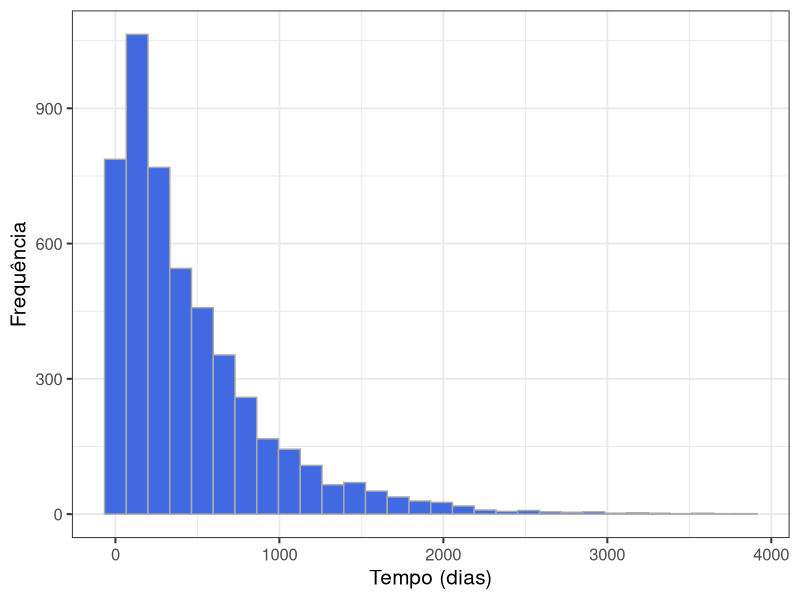
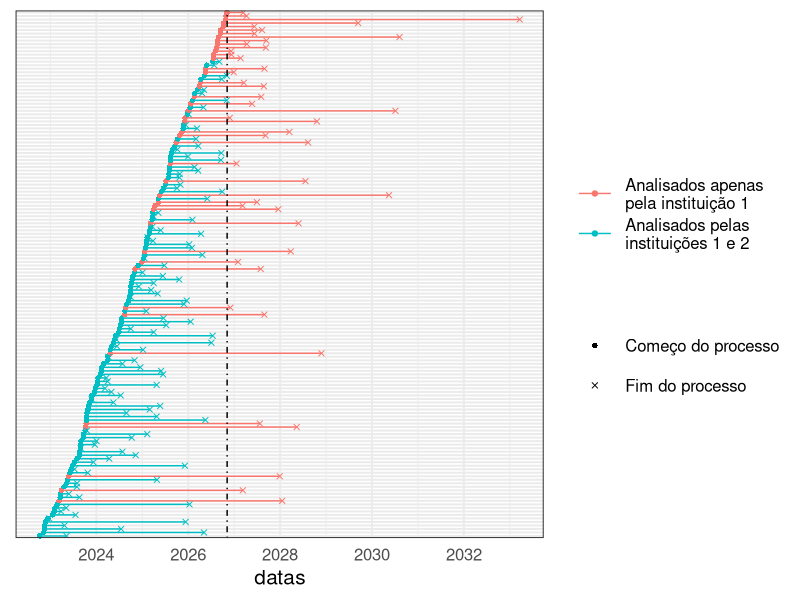
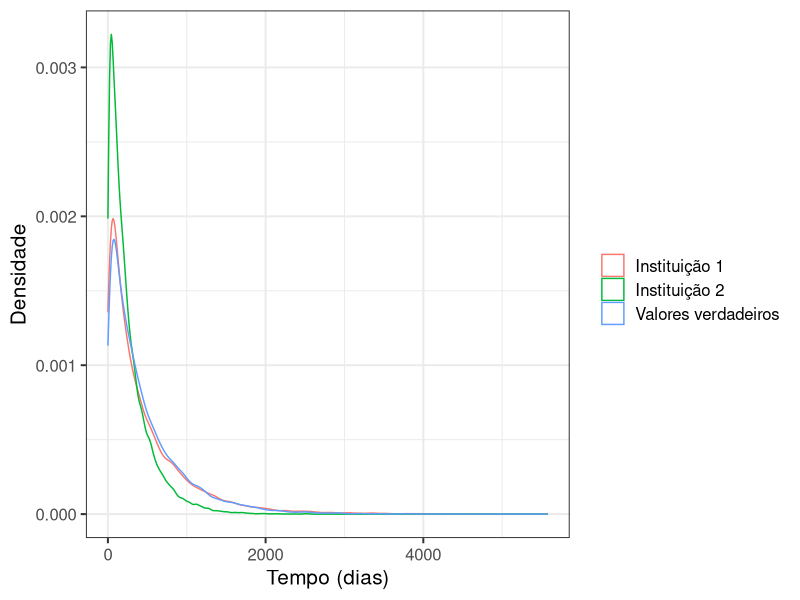

Write R code to recreate these figures, in order.
## ---- chunk 1

knitr::opts_chunk$set(echo = F,
                      warning = F,
                      message = F,
                      fig.align = 'center')

## ---- chunk 2

library(dplyr)
library(tidyr)
library(ggplot2)

a <- 0.95
b <- 450
N <- 150
amostra <- rweibull(N, a, b)

datas <- sort(sample(seq(Sys.Date()-N*10, Sys.Date(), 1), N))

d0 <- data.frame(datas, amostra) %>% 
  mutate(data_final = datas+floor(amostra),
         id = factor(1:n()),
         obs = data_final > Sys.Date(),
         tempo = Sys.Date() - datas,
         censor = !obs,
         tempo = ifelse(obs, tempo, amostra))

observados <- d0$amostra[!d0$obs]

d <- d0%>% 
  gather(tipo, datas, contains("data")) %>% 
  select(-amostra)

## ---- chunk 3

N <- 5000
amostra <- rweibull(N, a, b)

data_frame(`Média` = mean(amostra), `Desvio Padrão` = sd(amostra)) %>% 
  knitr::kable(digits = 2)

## ---- chunk 4

N2 <- 5000
amostra <- rweibull(N2, a, b)

data_frame(tempo = amostra) %>% 
  ggplot(aes(x = tempo)) +
  geom_histogram(fill = 'royalblue',
                 color = 'darkgrey') +
  theme_bw(15) +
  xlab("Tempo (dias)") +
  ylab("Frequência")

comeco <- format(Sys.Date() - 10*N, '%d/%m/%Y')
hoje <- format(Sys.Date(), '%d/%m/%Y')

## ---- chunk 5

shape_data_final <- c("Fim do processo", "Começo do processo")

hoje <- Sys.Date()

d %>% 
  mutate(obs = ifelse(obs, "Analisados apenas\npela instituição 1",
                      "Analisados pelas\ninstituições 1 e 2"),
         tipo = ifelse(tipo == 'data_final',
                       shape_data_final[1],
                       shape_data_final[2])) %>% 
  ggplot(aes(x = id, y = datas, group = id,
             shape = tipo, color = obs)) +
  geom_path() +
  geom_point() +
  geom_hline(yintercept = as.numeric(hoje), linetype = 4) +
  coord_flip() +
  theme_bw(15) +
  scale_color_hue(name = '') +
  scale_shape_manual(name = '', values = c(16,4)) +
  theme(axis.ticks = element_blank(),
        axis.text.y = element_blank(),
        axis.title.y = element_blank(),
        legend.key.size = unit(2, 'lines'))

## ---- chunk 6

library(survival)

d0 <- filter(d0, tempo > 0)

fit1 <- survreg(Surv(tempo, censor) ~ 1, dist = 'weibull', data = d0)
  
fit2 <- survreg(Surv(observados) ~ 1, dist = 'weibull')

a_1 <- 1/fit1$scale 
a_2 <- 1/fit2$scale
b_1 <- exp(fit1$coefficients[1])
b_2 <- exp(fit2$coefficients[1])

media_1 <- b_1*gamma(1+1/a_1)
media_2 <- b_2*gamma(1+1/a_2)
sd_1 <- sqrt(b_1^2*(gamma(1+2/a_1)-gamma(1+1/a_1))^2)
sd_2 <- sqrt(b_2^2*(gamma(1+2/a_2)-gamma(1+1/a_2))^2)

media_real <- b*gamma(1+1/a)
sd_real <- sqrt(b^2*(gamma(1+2/a)-gamma(1+1/a))^2)
  
tabela_resumo <- data_frame(` ` =  c("Instituição 1", "Instituição 2", "Valores reais"),
                            `Média` = c(media_1, media_2, media_real),
                            `Desvio padrão` = c(sd_1, sd_2, sd_real))

knitr::kable(tabela_resumo, digits = 2)
## ---- chunk 7

N <- 60000

obs <- c(rweibull(floor(N/3), a_1, b_1),
         rweibull(floor(N/3), a_2, b_2),
         rweibull(floor(N/3), a, b))

grps <- rep(c("Instituição 1", "Instituição 2", "Valores verdadeiros"),
            each = floor(N/3))

data_frame(obs, grps) %>% 
  ggplot(aes(x = obs, color = grps)) +
  geom_density() +
  theme_bw(15) +
  xlab("Tempo (dias)") +
  ylab("Densidade") +
  scale_color_hue(name = "")

